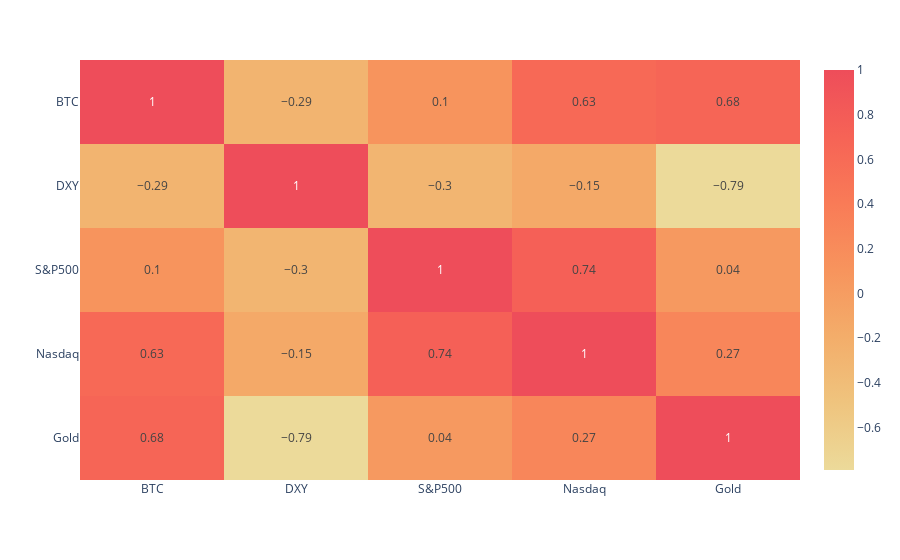

The cell this chart's notebook holds for it:
### Code cell
corr_matrix=merge.drop(columns=['DXY/BTC','S&P500/BTC', 'Nasdaq/BTC', 'Gold/BTC'])
corr_matrix = corr_matrix.corr().round(2)
fig = px.imshow(corr_matrix,color_continuous_scale='Oryel', text_auto=True, aspect="auto")
fig.show()

### Figure 1 — Plotly figure (JSON) as saved in the notebook; plotly's stock layout.template omitted (floating-point values rounded to 4 significant figures)
{"data": [{"coloraxis": "coloraxis", "hovertemplate": "x: %{x}<br>y: %{y}<br>color: %{z}<extra></extra>", "name": "0", "texttemplate": "%{z}", "type": "heatmap", "x": ["BTC", "DXY", "S&P500", "Nasdaq", "Gold"], "xaxis": "x", "y": ["BTC", "DXY", "S&P500", "Nasdaq", "Gold"], "yaxis": "y", "z": [[1, -0.29, 0.1, 0.63, 0.68], [-0.29, 1, -0.3, -0.15, -0.79], [0.1, -0.3, 1, 0.74, 0.04], [0.63, -0.15, 0.74, 1, 0.27], [0.68, -0.79, 0.04, 0.27, 1]]}], "layout": {"coloraxis": {"colorscale": [[0, "rgb(236, 218, 154)"], [0.1667, "rgb(239, 196, 126)"], [0.3333, "rgb(243, 173, 106)"], [0.5, "rgb(247, 148, 93)"], [0.6667, "rgb(249, 123, 87)"], [0.8333, "rgb(246, 99, 86)"], [1, "rgb(238, 77, 90)"]]}, "margin": {"t": 60}, "xaxis": {"anchor": "y", "domain": [0, 1]}, "yaxis": {"anchor": "x", "autorange": "reversed", "domain": [0, 1]}}}
